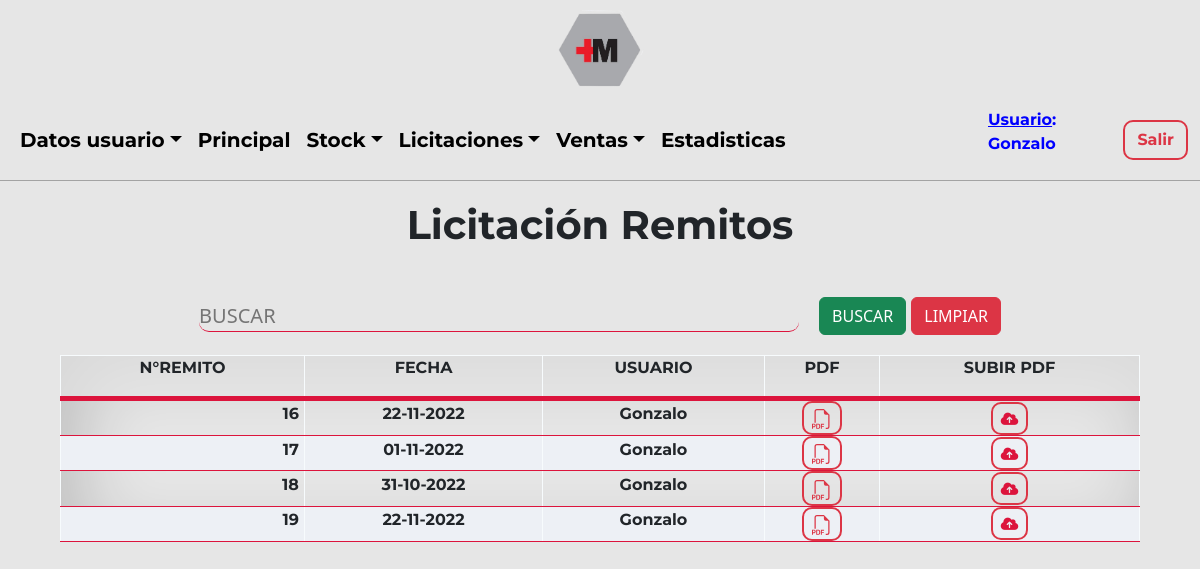
/Sistema/Licitaciones/licRemitos.php?cargado (signed in), run on an earlier commit of the app's database.
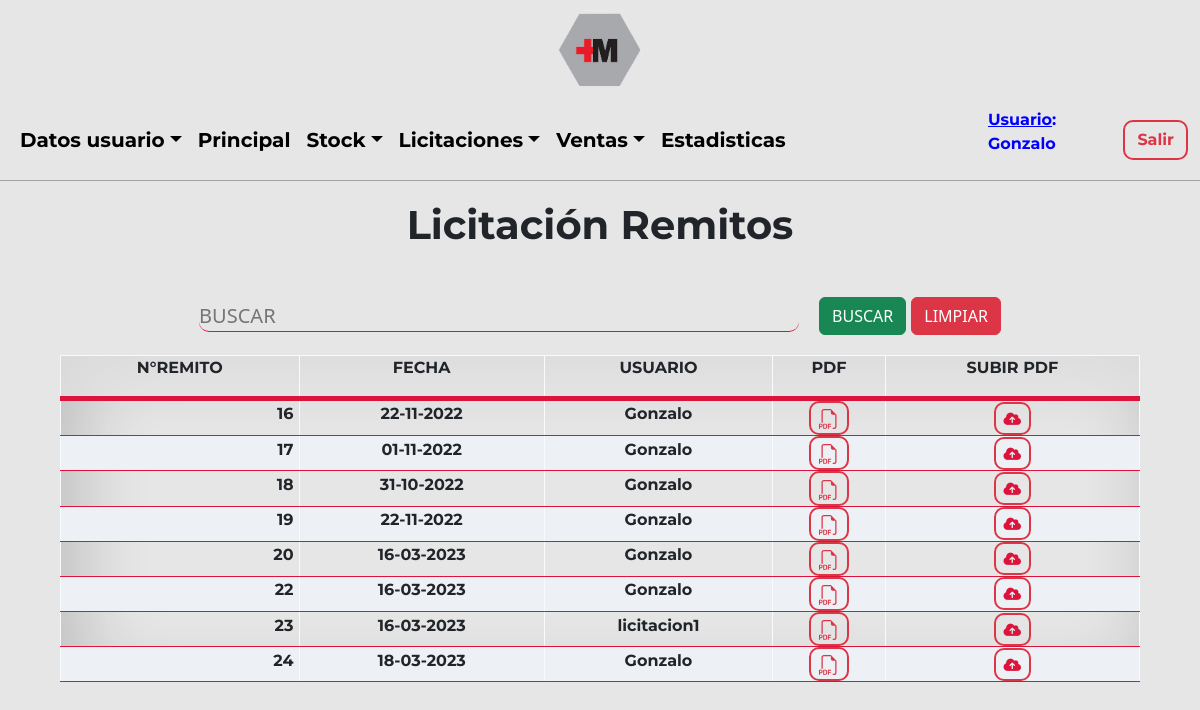
And on a later commit of the database.
### tables this page shows
CREATE TABLE `licitacion` (
  `idLicitacion` int(3) NOT NULL,
  `idEstadoLicitacion` int(3) NOT NULL
);

### Sistema/Layouts/licitacionesHeader.php (called while the page is built, shortened)
<?php
    $rolgerente = 1;
?>

### Sistema/Licitaciones/licRemitos.php (the view, shortened to what the changed rows need)
<?php
include('../../Utils/conexion.php');
$iduser = $_SESSION['usuario'];
$sql = "SELECT idUsuario, usuario, idRol FROM usuario WHERE usuario='$iduser'";
$resultado = $datos_base->query($sql);
$row = $resultado->fetch_assoc();
$idUsu = $row['idUsuario'];
$idRol = $row['idRol'];
?>
<!DOCTYPE html>
<html lang="en">
<head>
    <link href="https://cdn.jsdelivr.net/npm/bootstrap@5.2.0-beta1/dist/css/bootstrap.min.css" rel="stylesheet">
    <link rel="stylesheet" type="text/css" href="../../Css/estilos.css"/>
</head>
<body>
<?php include('../Layouts/licitacionesHeader.php'); ?>
    <main>
        <section class="ini">
            <div class="ini-tit">
                <h1>Licitación Remitos</h1>
            </div>
             <?php
                    if($idRol == $rolgerente OR $idRol == $roladmin)
                    {
                    echo "<table>
                            <thead>
                                <tr>
                                    <th><p>N°REMITO</p></th>
                                    <th><p>FECHA</p></th>
                                    <th><p>USUARIO</p></th>
                                    <th><p>PDF</p></th>
                                    ";
                                    if($idUsu == 1){
                                        echo "
                                        <th><p>SUBIR PDF</p></th>
                                        ";
                                    }
                                    echo "
                                </tr>
                            </thead>
                        ";
                        if(isset($_POST['btn2']))
                                {
                                    $doc = $_POST['buscar'];
                                    $consulta=mysqli_query($datos_base, "SELECT l.idLicitacion, m.fecha, u.usuario
                                    FROM licitacion l
                                    LEFT JOIN movimientolicitacion AS m ON m.idLicitacion = l.idLicitacion
                                    LEFT JOIN datoslicitacion AS da ON da.idLicitacion = l.idLicitacion
                                    LEFT JOIN usuario AS u ON u.idUsuario = da.idUsuario
                                    WHERE m.idEstadoLicitacion = 3 AND (l.idLicitacion LIKE '%$doc%' OR m.fecha LIKE '%$doc%' OR u.usuario LIKE '%$doc%')
                                    GROUP BY l.idLicitacion");
                                    while($listar = mysqli_fetch_array($consulta))
                                    {
                                        $fec = date("d-m-Y", strtotime($listar['fecha']));
                                        echo
                                        "
                                            <tr>
                                            <td><h4 style='font-size:16px;text-align: right; margin-right: 5px; '>".$listar['idLicitacion']."</h4 ></td>
                                            <td><h4 style='font-size:16px;'>".$fec."</h4 ></td>
                                            <td><h4 style='font-size:16px;'>".$listar['usuario']."</h4 ></td>
                                            <td class='text-center text-nowrap'> <a class='btn btn-sm btn-outline-danger' href=./confirmarLicRemito.php?no=".$listar['idLicitacion']." target=new><svg xmlns='http://www.w3.org/2000/svg' width='20' height='20' fill='currentColor' class='bi bi-filetype-pdf' viewBox='0 0 16 16'>
                                            <path fill-rule='evenodd' d='M14 4.5V14a2 2 0 0 1-2 2h-1v-1h1a1 1 0 0 0 1-1V4.5h-2A1.5 1.5 0 0 1 9.5 3V1H4a1 1 0 0 0-1 1v9H2V2a2 2 0 0 1 2-2h5.5L14 4.5ZM1.6 11.85H0v3.999h.791v-1.342h.803c.287 0 .531-.057.732-.173.203-.117.358-.275.463-.474a1.42 1.42 0 0 0 .161-.677c0-.25-.053-.476-.158-.677a1.176 1.176 0 0 0-.46-.477c-.2-.12-.443-.179-.732-.179Zm.545 1.333a.795.795 0 0 1-.085.38.574.574 0 0 1-.238.241.794.794 0 0 1-.375.082H.788V12.48h.66c.218 0 .389.06.512.181.123.122.185.296.185.522Zm1.217-1.333v3.999h1.46c.401 0 .734-.08.998-.237a1.45 1.45 0 0 0 .595-.689c.13-.3.196-.662.196-1.084 0-.42-.065-.778-.196-1.075a1.426 1.426 0 0 0-.589-.68c-.264-.156-.599-.234-1.005-.234H3.362Zm.791.645h.563c.248 0 .45.05.609.152a.89.89 0 0 1 .354.454c.079.201.118.452.118.753a2.3 2.3 0 0 1-.068.592 1.14 1.14 0 0 1-.196.422.8.8 0 0 1-.334.252 1.298 1.298 0 0 1-.483.082h-.563v-2.707Zm3.743 1.763v1.591h-.79V11.85h2.548v.653H7.896v1.117h1.606v.638H7.896Z'/>
                                          </svg></a></td>
                                          ";
                                            if($idUsu == 1){
                                                echo
                                                "
                                                <td class='text-center text-nowrap'><a href=./subirLicRemito.php?no=".$listar['idLicitacion']." class='btn btn-sm btn-outline-danger'><i class='fa-solid fa-cloud-arrow-up'></i></a></td>
                                                ";
                                            }
                                            echo "
                                            </tr>
                                        ";
                                    }
                                }
                                else{
                                    $consulta=mysqli_query($datos_base, "SELECT l.idLicitacion, m.fecha, u.usuario
                                    FROM licitacion l
                                    LEFT JOIN movimientolicitacion AS m ON m.idLicitacion = l.idLicitacion
                                    LEFT JOIN datoslicitacion AS da ON da.idLicitacion = l.idLicitacion
                                    LEFT JOIN usuario AS u ON u.idUsuario = da.idUsuario
                                    WHERE m.idEstadoLicitacion = 3
                                    GROUP BY l.idLicitacion");
                                    while($listar = mysqli_fetch_array($consulta))
                                    {
                                        $fec = date("d-m-Y", strtotime($listar['fecha']));
                                        echo
                                        "
                                            <tr>
                                            <td><h4 style='font-size:16px;text-align: right; margin-right: 5px; '>".$listar['idLicitacion']."</h4 ></td>
                                            <td><h4 style='font-size:16px;'>".$fec."</h4 ></td>
                                            <td><h4 style='font-size:16px;'>".$listar['usuario']."</h4 ></td>
                                            <td class='text-center text-nowrap'> <a class='btn btn-sm btn-outline-danger' href=./confirmarLicRemito.php?no=".$listar['idLicitacion']." target=new><svg xmlns='http://www.w3.org/2000/svg' width='20' height='20' fill='currentColor' class='bi bi-filetype-pdf' viewBox='0 0 16 16'>
                                            <path fill-rule='evenodd' d='M14 4.5V14a2 2 0 0 1-2 2h-1v-1h1a1 1 0 0 0 1-1V4.5h-2A1.5 1.5 0 0 1 9.5 3V1H4a1 1 0 0 0-1 1v9H2V2a2 2 0 0 1 2-2h5.5L14 4.5ZM1.6 11.85H0v3.999h.791v-1.342h.803c.287 0 .531-.057.732-.173.203-.117.358-.275.463-.474a1.42 1.42 0 0 0 .161-.677c0-.25-.053-.476-.158-.677a1.176 1.176 0 0 0-.46-.477c-.2-.12-.443-.179-.732-.179Zm.545 1.333a.795.795 0 0 1-.085.38.574.574 0 0 1-.238.241.794.794 0 0 1-.375.082H.788V12.48h.66c.218 0 .389.06.512.181.123.122.185.296.185.522Zm1.217-1.333v3.999h1.46c.401 0 .734-.08.998-.237a1.45 1.45 0 0 0 .595-.689c.13-.3.196-.662.196-1.084 0-.42-.065-.778-.196-1.075a1.426 1.426 0 0 0-.589-.68c-.264-.156-.599-.234-1.005-.234H3.362Zm.791.645h.563c.248 0 .45.05.609.152a.89.89 0 0 1 .354.454c.079.201.118.452.118.753a2.3 2.3 0 0 1-.068.592 1.14 1.14 0 0 1-.196.422.8.8 0 0 1-.334.252 1.298 1.298 0 0 1-.483.082h-.563v-2.707Zm3.743 1.763v1.591h-.79V11.85h2.548v.653H7.896v1.117h1.606v.638H7.896Z'/>
                                          </svg></a></td>
                                          ";
                                            if($idUsu == 1){
                                                echo
                                                "
                                                <td class='text-center text-nowrap'><a href=./subirLicRemito.php?no=".$listar['idLicitacion']." class='btn btn-sm btn-outline-danger'><i class='fa-solid fa-cloud-arrow-up'></i></a></td>
                                                ";
                                            }
                                            echo "
                                            </tr>
                                        ";
                                    }
                                }
                                echo "</table>";
                            }
                                    ?>
        </section>
    </main>
</body>
</html>

What changed in the data, as far as the page shows it:
added licitacion: idLicitacion "20", fec "16-03-2023", usuario "Gonzalo"
added licitacion: idLicitacion "22", fec "16-03-2023", usuario "Gonzalo"
added licitacion: idLicitacion "23", fec "16-03-2023", usuario "licitacion1"
added licitacion: idLicitacion "24", fec "18-03-2023", usuario "Gonzalo"
